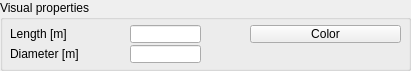
  <widget class="QGroupBox" name="groupBox_4">
   <property name="geometry">
    <rect>
     <x>10</x>
     <y>230</y>
     <width>411</width>
     <height>71</height>
    </rect>
   </property>
   <property name="title">
    <string>Visual properties</string>
   </property>
   <property name="flat">
    <bool>false</bool>
   </property>
   <widget class="QLineEdit" name="qqDiameter">
    <property name="geometry">
     <rect>
      <x>130</x>
      <y>45</y>
      <width>71</width>
      <height>18</height>
     </rect>
    </property>
   </widget>
   <widget class="QLineEdit" name="qqLength">
    <property name="geometry">
     <rect>
      <x>130</x>
      <y>25</y>
      <width>71</width>
      <height>18</height>
     </rect>
    </property>
   </widget>
   <widget class="QLabel" name="label_11">
    <property name="geometry">
     <rect>
      <x>10</x>
      <y>45</y>
      <width>121</width>
      <height>18</height>
     </rect>
    </property>
    <property name="text">
     <string>Diameter [m]</string>
    </property>
   </widget>
   <widget class="QLabel" name="label_12">
    <property name="geometry">
     <rect>
      <x>10</x>
      <y>25</y>
      <width>121</width>
      <height>18</height>
     </rect>
    </property>
    <property name="text">
     <string>Length [m]</string>
    </property>
   </widget>
   <widget class="QToolButton" name="qqAdjustColorA">
    <property name="geometry">
     <rect>
      <x>250</x>
      <y>25</y>
      <width>151</width>
      <height>18</height>
     </rect>
    </property>
    <property name="focusPolicy">
     <enum>Qt::StrongFocus</enum>
    </property>
    <property name="text">
     <string>Color</string>
    </property>
   </widget>
  </widget>
